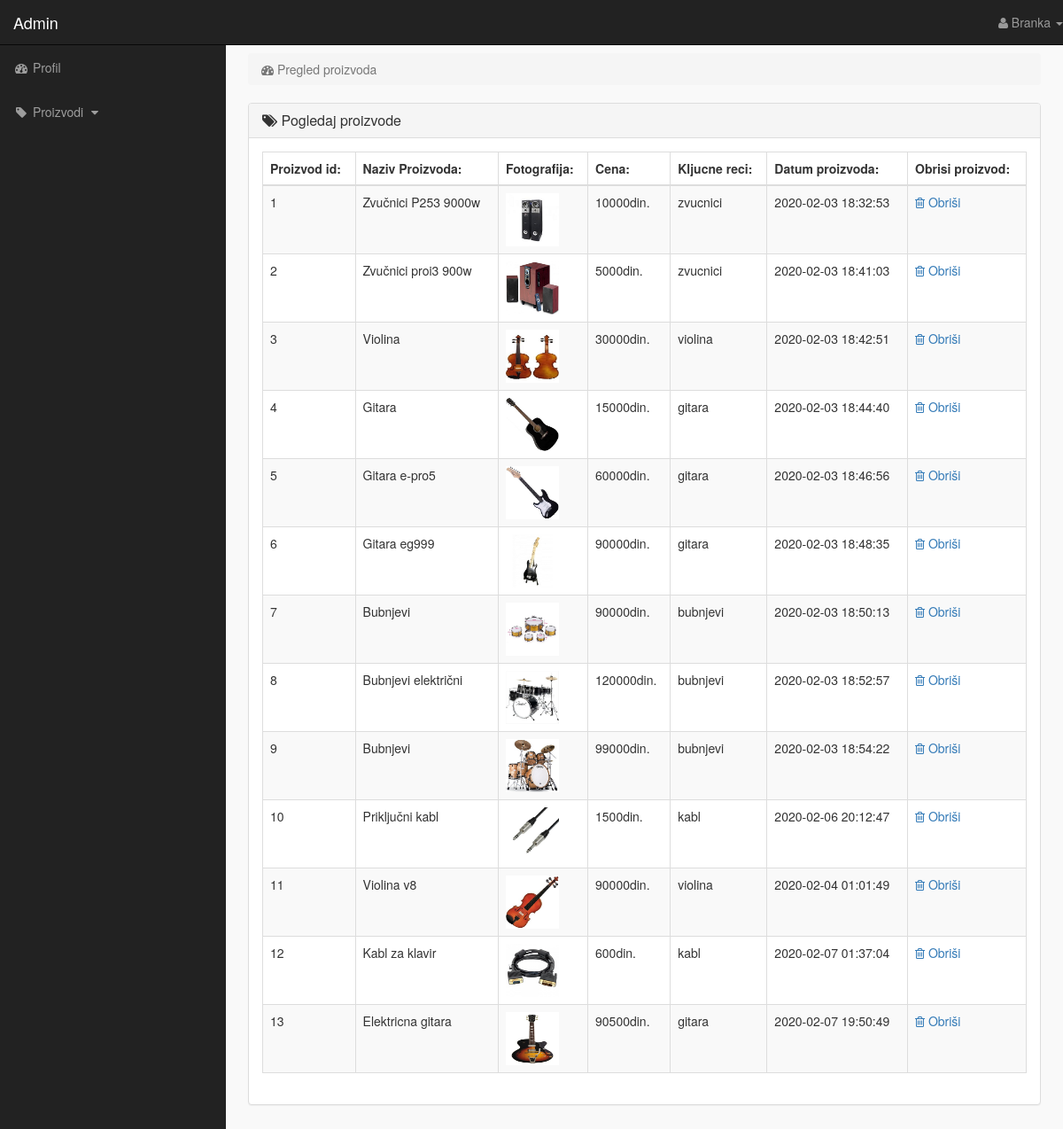
Page /admin_area/index.php?view_products (signed in) on the committed database.
### tables this page shows
CREATE TABLE `admini` (
  `admin_id` int(10) NOT NULL,
  `admin_ime` varchar(255) NOT NULL,
  `admin_email` varchar(255) NOT NULL,
  `admin_pass` varchar(255) NOT NULL,
  `admin_image` text NOT NULL
);

CREATE TABLE `proizvodi` (
  `proizvod_id` int(10) NOT NULL,
  `p_cat_id` int(10) NOT NULL,
  `cat_id` int(10) NOT NULL,
  `datum` timestamp NOT NULL DEFAULT current_timestamp() ON UPDATE current_timestamp(),
  `proizvod_naziv` text NOT NULL,
  `product_img1` text NOT NULL,
  `product_img2` text NOT NULL,
  `product_img3` text NOT NULL,
  `proizvod_cena` int(10) NOT NULL,
  `product_keywords` text NOT NULL,
  `proizvod_opis` text NOT NULL
);

### admin_area/view_products.php (the view)
<?php
    if(!isset($_SESSION['admin_email'])){
        echo "<script>window.open('login.php','_self')</script>";
    }else{
?>
<div class="row">
    <div class="col-lg-12">
        <ol class="breadcrumb">
            <li class="active">
                <i class="fa fa-dashboard"></i> Pregled proizvoda
            </li>
        </ol>
    </div>
</div>
<div class="row">
    <div class="col-lg-12">
        <div class="panel panel-default">
            <div class="panel-heading">
               <h3 class="panel-title">
                   <i class="fa fa-tags"></i>  Pogledaj proizvode
               </h3>
            </div>
            <div class="panel-body">
                <div class="table-responsive">
                    <table class="table table-striped table-bordered table-hover">
                        <thead>
                            <tr>
                                <th> Proizvod id: </th>
                                <th> Naziv Proizvoda: </th>
                                <th> Fotografija: </th>
                                <th> Cena: </th>
                                <th> Kljucne reci: </th>
                                <th> Datum proizvoda: </th>
                                <th> Obrisi proizvod: </th>
                            </tr>
                        </thead>
                        <tbody>
                            <?php
                                $i=0;
                                $get_pro = "select * from proizvodi";
                                $run_pro = mysqli_query($con,$get_pro);
                                while($row_pro=mysqli_fetch_array($run_pro)){
                                    $pro_id = $row_pro['proizvod_id'];
                                    $pro_title = $row_pro['proizvod_naziv'];
                                    $pro_img1 = $row_pro['product_img1'];
                                    $pro_price = $row_pro['proizvod_cena'];
                                    $pro_keywords = $row_pro['product_keywords'];
                                    $pro_date = $row_pro['datum'];
                                    $i++;
                            ?>
                            <tr>
                                <td> <?php echo $i; ?> </td>
                                <td> <?php echo $pro_title; ?> </td>
                                <td> <img src="product_images/<?php echo $pro_img1; ?>" width="60" height="60"></td>
                                <td>  <?php echo $pro_price; ?>din. </td>
                                <td> <?php echo $pro_keywords; ?> </td>
                                <td> <?php echo $pro_date ?> </td>
                                <td>
                                     <a href="index.php?delete_product=<?php echo $pro_id; ?>">
                                        <i class="fa fa-trash-o"></i> Obriši
                                     </a>
                                </td>
                            </tr>
                            <?php } ?>
                        </tbody>
                    </table>
                </div>
            </div>
        </div>
    </div>
</div>
<?php } ?>

### admin_area/includes/sidebar.php (shortened to what this page needs)
<?php
    if(!isset($_SESSION['admin_email'])){
        echo "<script>window.open('login.php','_self')</script>";
    }else{
?>
<nav class="navbar navbar-inverse navbar-fixed-top">
    <div class="navbar-header">
        <a href="index.php?dashboard" class="navbar-brand">Admin</a>
    </div>
    <ul class="nav navbar-right top-nav">
        <li class="dropdown">
            <a href="#" class="dropdown-toggle" data-toggle="dropdown">
                <i class="fa fa-user"></i> <?php echo $admin_name;  ?> <b class="caret"></b>
            </a>
        </li>
    </ul>
    <div class="collapse navbar-collapse navbar-ex1-collapse">
        <ul class="nav navbar-nav side-nav">
            <li>
                <a href="index.php?dashboard">
                        <i class="fa fa-fw fa-dashboard"></i> Profil
                </a>
            </li>
            <li>
                <a href="#" data-toggle="collapse" data-target="#products">
                        <i class="fa fa-fw fa-tag"></i> Proizvodi
                        <i class="fa fa-fw fa-caret-down"></i>
                </a>
            </li>
        </ul>
    </div>
</nav>
<?php } ?>

### admin_area/css/style.css (style rules this page uses)
body { margin-top: 100px; }
@media (min-width: 768px) { body { margin-top: 50px; } }
.top-nav { 0 15px; }
.top-nav>li { float: left; display: inline-block; }
.top-nav>li>a { color: #999999; line-height: 20px; padding-top: 15px; padding-bottom: 15px; }
@media (min-width: 768px) { .side-nav { position: fixed; top: 51px; bottom: 0; width: 255px; overflow-y: auto; overflow-x: hidden; background-color: #222222; padding-bottom: 40px; border-radius: 0; } }
@media (min-width: 768px) { .side-nav>li>a { width: 255px; } }
.panel-body { border-radius: 5px; }

### rows in the picture
admini: admin_ime "Branka"
proizvodi: proizvod_naziv "Zvučnici P253 9000w", product_img1 (picture), proizvod_cena "10000", product_keywords "zvucnici", datum "2020-02-03 18:32:53"
proizvodi: proizvod_naziv "Zvučnici proi3 900w", product_img1 (picture), proizvod_cena "5000", product_keywords "zvucnici", datum "2020-02-03 18:41:03"
proizvodi: proizvod_naziv "Violina", product_img1 (picture), proizvod_cena "30000", product_keywords "violina", datum "2020-02-03 18:42:51"
proizvodi: proizvod_naziv "Gitara", product_img1 (picture), proizvod_cena "15000", product_keywords "gitara", datum "2020-02-03 18:44:40"
proizvodi: proizvod_naziv "Gitara e-pro5", product_img1 (picture), proizvod_cena "60000", product_keywords "gitara", datum "2020-02-03 18:46:56"
proizvodi: proizvod_naziv "Gitara eg999", product_img1 (picture), proizvod_cena "90000", product_keywords "gitara", datum "2020-02-03 18:48:35"
proizvodi: proizvod_naziv "Bubnjevi", product_img1 (picture), proizvod_cena "90000", product_keywords "bubnjevi", datum "2020-02-03 18:50:13"
proizvodi: proizvod_naziv "Bubnjevi električni", product_img1 (picture), proizvod_cena "120000", product_keywords "bubnjevi", datum "2020-02-03 18:52:57"
proizvodi: proizvod_naziv "Bubnjevi", product_img1 (picture), proizvod_cena "99000", product_keywords "bubnjevi", datum "2020-02-03 18:54:22"
proizvodi: proizvod_naziv "Priključni kabl", product_img1 (picture), proizvod_cena "1500", product_keywords "kabl", datum "2020-02-06 20:12:47"
proizvodi: proizvod_naziv "Violina v8", product_img1 (picture), proizvod_cena "90000", product_keywords "violina", datum "2020-02-04 01:01:49"
proizvodi: proizvod_naziv "Kabl za klavir", product_img1 (picture), proizvod_cena "600", product_keywords "kabl", datum "2020-02-07 01:37:04"
proizvodi: proizvod_naziv "Elektricna gitara", product_img1 (picture), proizvod_cena "90500", product_keywords "gitara", datum "2020-02-07 19:50:49"
